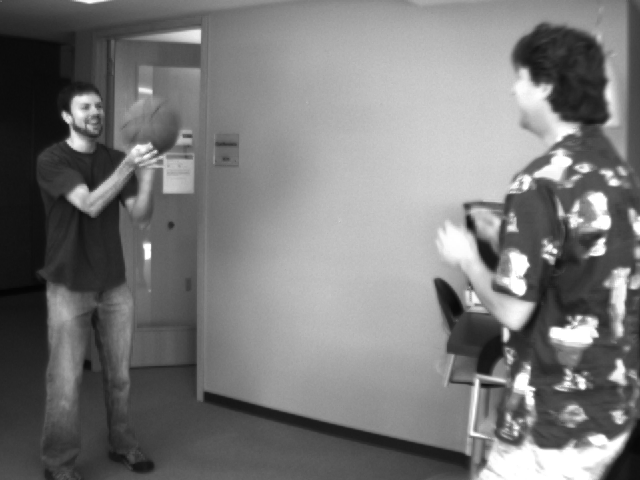
#> input picture example/Optical-Flow/basketball1.png, 640 x 480 px
$ python Gaussian_Pyramid.py   (Python 2 division)
#> lines starting #> are read from the running program, lines starting #| are printed output that depends on the picture
import math
from scipy import signal
from PIL import Image
import numpy
from numpy import *
from matplotlib import pyplot as plt
from pylab import *
import cv2
import random

def gmask (x,y,s): # the function for gaussian filter
    gmask = numpy.exp(-((x**2) + (y**2))/2/s**2)
    return gmask

size  = 2
s = 1.5
G = [] # Gaussian Kernel
for i in range(-size,size+1):
	G.append(gmask(i,0,s)) # equating y to 0 since we need a 1D matrix

def DoLow (I): # the function down samples the intput image by 2
    '''Algorithm: For an input image of size rxc
           1) Apply x mask
           2) Delete Alternate Columns
           3) Apply y mask
           4) delete alternate rows
           The ouput image is of size (r/2)x(c/2)'''
    #========= Applying X mask ====================
    '''
    Ix = []
    for i in range(len(I[:,0])):
	Ix.extend([signal.convolve(I[i,:],G,'same')]) # Ix*Gx = Ix
    Ix = array(matrix(Ix))
    '''
    #========selecting alternate columns===========
    Ix = I
    Ix = Ix[:,::2]
    #========= Applying Y mask ====================
    '''
    Ixy = []
    for i in range(len(Ix[0,:])):
	Ixy.extend([signal.convolve(Ix[:,i],G,'same')]) # Ix * Gy = Ixy
    Ixy = array(matrix(transpose(Ixy)))
    '''
    #========selecting alternate rows===========
    Ixy = Ix
    Ixy = Ixy[::2,:]
    return Ixy # Returning Ixy...

# [31 lines left out: function DoHigh, not called in this run]

def lk1(H #Frame 1
,I # Frame 2
):
	'''
        This function implements the LK optical flow estimation algorithm with two frame data.
		We use this function to return the derivative and vector values for the current section so that it can be used iteratively in lksection function
        '''
	# First Derivative in X direction
	fx = signal.convolve2d(H,[[-0.25,0.25],[-0.25,0.25]],'same') + signal.convolve2d(I,[[-0.25,0.25],[-0.25,0.25]],'same')
	# First Derivative in Y direction
	fy = signal.convolve2d(H,[[-0.25,-0.25],[0.25,0.25]],'same') + signal.convolve2d(I,[[-0.25,-0.25],[0.25,0.25]],'same')
	# First Derivative in XY direction
	ft = signal.convolve2d(H,[[0.25,0.25],[0.25,0.25]],'same') + signal.convolve2d(I,[[-0.25,-0.25],[-0.25,-0.25]],'same')
	# Initializing the u and v arrays with non numbers so that we don't have to plot the irrelevant vectors later
	#u = numpy.nan * numpy.ones(shape=(len(fx[:,0]),len(fx[0,:])))
	#v = numpy.nan * numpy.ones(shape=(len(fx[:,0]),len(fx[0,:])))
	u = numpy.ones(shape=(len(fx[:,0]),len(fx[0,:])))
	v = numpy.ones(shape=(len(fx[:,0]),len(fx[0,:])))
	# Determining the good features
	gf = cv2.goodFeaturesToTrack(H # Input image
	,10000 # max corners
	,0.01 # lambda 1 (quality)
	,10 # lambda 2 (quality)
	)

	# Calculating the u and v arrays for the good features obtained n the previous step.
	for a in gf:
			j,i = a.ravel()
			# calculating the derivatives for the neighbouring pixels
			# since we are using  a 3*3 window, we have 9 elements for each derivative.
			FX = ([fx[i-1,j-1],fx[i,j-1],fx[i-1,j-1],fx[i-1,j],fx[i,j],fx[i+1,j],fx[i-1,j+1],fx[i,j+1],fx[i+1,j-1]])
			FY = ([fy[i-1,j-1],fy[i,j-1],fy[i-1,j-1],fy[i-1,j],fy[i,j],fy[i+1,j],fy[i-1,j+1],fy[i,j+1],fy[i+1,j-1]])
			FT = ([ft[i-1,j-1],ft[i,j-1],ft[i-1,j-1],ft[i-1,j],ft[i,j],ft[i+1,j],ft[i-1,j+1],ft[i,j+1],ft[i+1,j-1]])
			# Using the minimum least squares solution approach
			A = (FX,FY)
			A = matrix(A)
			AT = array(matrix(A))
			A = array(numpy.matrix.transpose(A))
			#Psedudo Inverse
			U1 = numpy.dot(AT,A)
			U2 = numpy.linalg.pinv(U1)
			U3 = numpy.dot(U2,AT)
			(u[i,j],v[i,j]) = numpy.dot(U3,FT) # we have the vectors with minimized square error

	u = numpy.flipud(u)
	v = numpy.flipud(v)
        return u,v


# [78 lines left out: function lksection, not called in this run]

def runproglk (I1,
I2,
iternum, # Number of iterations per level -- we are using 3
nlev # Number of levels -- we are using 3
):
#> called with I1 = 'basketball1.png', I2 = 'basketball1.png', iternum = 3, nlev = 3
        I1 = array(Image.open(I1).convert('L')) # read the second input frame
#> I1 is the input picture: shape (480, 640); min 4, max 255, mean 120.3
        I2 = array(Image.open(I2).convert('L')) # read the second input frame
        ''' The function uses all the above defined function to implement LK algorithm in a multi-resolution Gaussian pyramid
		framework. We use the following :
		window size of 3x3
		Pyramid size = 3 levels
		Starting from the lower most level, at each level we use the iterative LK algorithm and then warp and upsample it so that it can be used for the next level.
        '''
	p1=numpy.empty((len(I1[:,0]),len(I1[0,:]),nlev)) # creating 3d array with different levels for frame 1
#> p1: shape (480, 640, 3) float64; every value is 0
	p2=numpy.empty((len(I2[:,0]),len(I2[0,:]),nlev)) # creating 3d array with different levels for frame 2
	p1[:,:,0] = I1 # assign values for Highest level
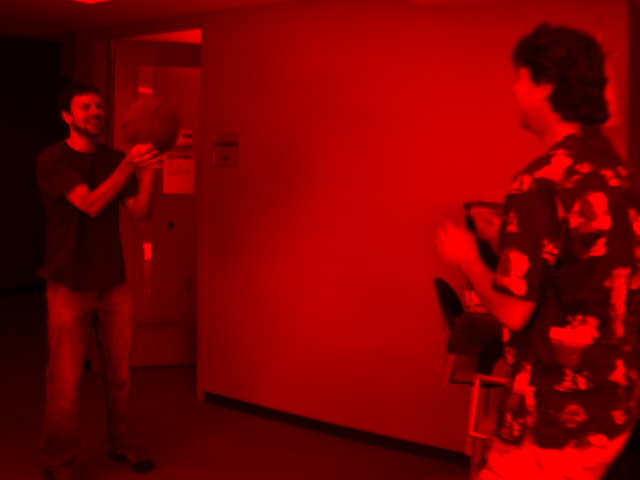
#> p1: shape (480, 640, 3) float64; mean of channels 0, 1, 2 120.3, 0, 0; drawn as R, G, B
	p2[:,:,0] = I2 # assign values for Highest level
	'''
	p[:,:,0] ---> Level 2 ---> Highest resolution
	p[:,:,2] ---> Level 0 ---> Least resolution
	'''
	# Defining the lower levels
	for i in range(1,nlev):
		I1 = DoLow(I1)
		I2 = DoLow(I2)
		p1[0:(len(I1[:,0])),0:(len(I1[0,:])),i] = I1
		p2[0:(len(I2[:,0])),0:(len(I2[0,:])),i] = I2
#> this loop made 2 passes
#> pass 1, in DoLow, `Ix = Ix[:,::2]`:
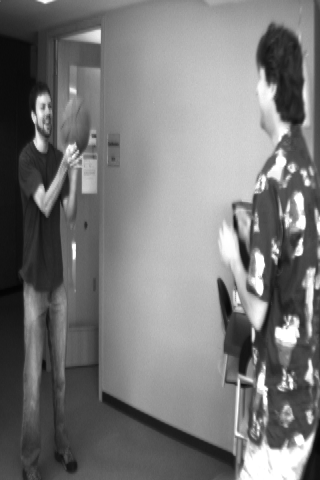
#> Ix: shape (480, 320); min 4, max 255, mean 120.4
#> pass 1, in DoLow, `Ixy = Ixy[::2,:]`:
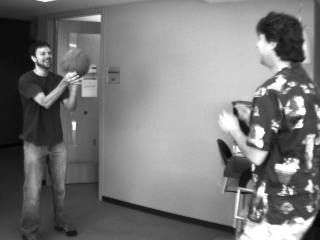
#> Ixy: shape (240, 320); min 4, max 255, mean 120.5
#> pass 2, in DoLow (call 3), `Ixy = Ixy[::2,:]`:
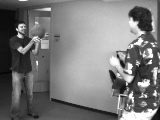
#> Ixy: shape (120, 160); min 4, max 255, mean 120.5
#> after the loop:
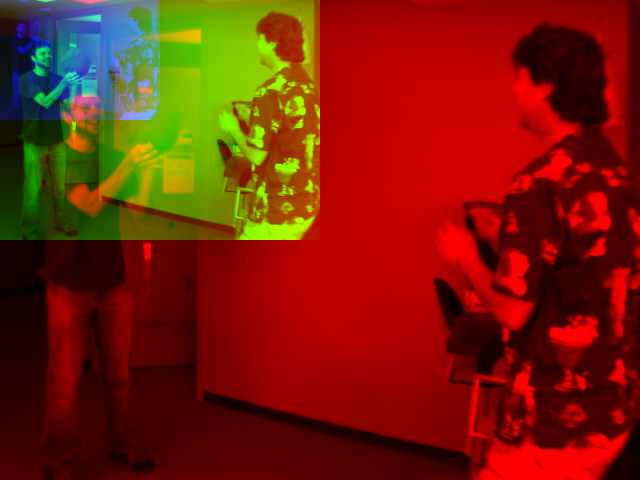
#> p1: shape (480, 640, 3) float64; mean of channels 0, 1, 2 120.3, 30.1, 7.5; drawn as R, G, B

	#===================== level 0 - Base====================
	l0I1 = p1[0:(len(p1[:,0])/4),0:(len(p1[0,:])/4),2]
	l0I2 = p2[0:(len(p2[:,0])/4),0:(len(p2[0,:])/4),2]
	(u,v)= lk1(I1,I2)
#> in lk1, `fx = signal.convolve2d(H,[[-0.25,0.25],[-0.25,0.25]],'same') + signal...`:
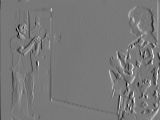
#> fx: shape (120, 160) float64; min -168.5, max 186.5, mean -0.5; drawn with min black and max white
#> in lk1, `fy = signal.convolve2d(H,[[-0.25,-0.25],[0.25,0.25]],'same') + signal...`:
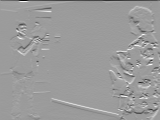
#> fy: shape (120, 160) float64; min -250, max 159, mean -0.9; drawn with min black and max white
#> in lk1, `ft = signal.convolve2d(H,[[0.25,0.25],[0.25,0.25]],'same') + signal.co..`: ft: shape (120, 160) float64; every value is 0
#> in lk1, `u = numpy.ones(shape=(len(fx[:,0]),len(fx[0,:])))`: u: shape (120, 160) float64; every value is 1
#> in lk1, `gf = cv2.goodFeaturesToTrack(H`: gf = 53 rows, first 8: [146, 96], [138, 83], [148, 80], [16, 29], [121, 96], [151, 56], [137, 22], [154, 103]
#> the loop in lk1, `for a in gf:` made 1 pass
	#============= Iterative LK for that section============
	for j in range(1,iternum+1):
	   (u,v,c) = lksection (l0I1,l0I2,u,v)
	#============= Store U and V values ===================
	ul0 = u
	vl0 = v
	Il0 = l0I1
	ul0[numpy.where(ul0 == 0)] = nan
	vl0[numpy.where(vl0 == 0)] = nan
	#====================Level 1===================
	k = 1
	ue = DoHigh (u,G)
	ve = DoHigh (v,G)
	I1current = p1[0:(len(p1[:,0])/(2**(nlev-k-1))),0:(len(p1[0,:])/(2**(nlev-k-1))),nlev-k-1]
	I2current = p2[0:(len(p2[:,0])/(2**(nlev-k-1))),0:(len(p2[0,:])/(2**(nlev-k-1))),nlev-k-1]
	(u,v,c) = lksection (I1current,I2current,ue,ve)
	#========== Iterative LK for that section ===========
	for l in range(1,iternum+1):
		(u,v,c) = lksection (I1current,I2current,ue,ve)
	#============= Store U and V values ===================
	ul1 = u
	vl1 = v
	Il1 = I1current
	ul1[numpy.where(ul1 == 0)] = nan
	vl1[numpy.where(vl1 == 0)] = nan
	#====================Level 2=========================
	k = 2
	ue = DoHigh (u,G)
	ve = DoHigh (v,G)
	I1current = p1[0:(len(p1[:,0])/(2**(nlev-k-1))),0:(len(p1[0,:])/(2**(nlev-k-1))),nlev-k-1]
	I2current = p2[0:(len(p2[:,0])/(2**(nlev-k-1))),0:(len(p2[0,:])/(2**(nlev-k-1))),nlev-k-1]
	(u,v,c) = lksection (I1current,I2current,ue,ve)
	#========== Iterative LK for that section ===========
	for l in range(1,iternum+1):
		(u,v,c) = lksection (I1current,I2current,ue,ve)
	#============= Store U and V values ===================
	ul2 = u
	vl2 = v
	Il2 = I1current
        ul2[numpy.where(ul2 == 0)] = nan
	vl2[numpy.where(vl2 == 0)] = nan
        #======= Pick Random color for vector plot========
	colors = "bgrcmykw"
	color_index = random.randrange(0,8)
	c=colors[color_index]
	#======= Plotting Level 0========
	plt.figure()
	plt.imshow(Il0,cmap = cm.gray)
	plt.title('Level 0 - Base level')
	quiver(ul0,vl0,color = c)
	#======= Plotting Level 1========
	c=colors[color_index]
	plt.figure()
	plt.imshow(Il1,cmap = cm.gray)
	plt.title('Level 1')
	quiver(ul1,vl1,color = c)
	#======= Plotting Level 2========
	c=colors[color_index]
	plt.figure()
	plt.imshow(Il2,cmap = cm.gray)
	plt.title('Level 2')
	quiver(ul2,vl2,color = c)
	show()

        return(ul0,vl0,Il0,ul1,vl1,Il1,ul2,vl2,Il2)
'''
Since this program takes a lot of time to run.
Uncomment one of the three lines below to implement Lucas-Kanade optical flow estimation algorithm in a multi-resolution Gaussian pyramid
framework for the required pair of images
########################################## Run the Program for one pair of images at a time ######################################################
'''
#> (the run stopped early here; a loop or call above may not have finished)
